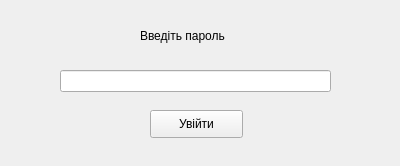
<?xml version="1.0" encoding="UTF-8"?>
<ui version="4.0">
 <class>Password_Form</class>
 <widget class="QWidget" name="Password_Form">
  <property name="geometry">
   <rect>
    <x>0</x>
    <y>0</y>
    <width>400</width>
    <height>166</height>
   </rect>
  </property>
  <property name="windowTitle">
   <string>Валідація</string>
  </property>
  <widget class="QLabel" name="label">
   <property name="geometry">
    <rect>
     <x>140</x>
     <y>10</y>
     <width>101</width>
     <height>51</height>
    </rect>
   </property>
   <property name="text">
    <string>Введіть пароль</string>
   </property>
  </widget>
  <widget class="QLineEdit" name="lineEdit">
   <property name="geometry">
    <rect>
     <x>60</x>
     <y>70</y>
     <width>271</width>
     <height>22</height>
    </rect>
   </property>
  </widget>
  <widget class="QPushButton" name="pushButton">
   <property name="geometry">
    <rect>
     <x>150</x>
     <y>110</y>
     <width>93</width>
     <height>28</height>
    </rect>
   </property>
   <property name="text">
    <string>Увійти</string>
   </property>
  </widget>
 </widget>
 <resources/>
 <connections/>
</ui>
